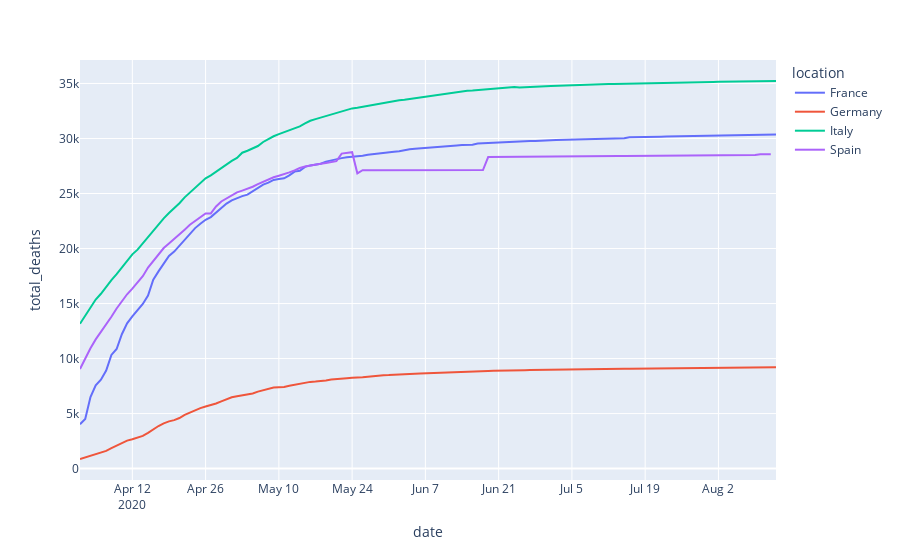

The notebook cell this image was saved under:
### Markdown cell above
1. Plot a line plot with plotly express for total deaths four the four countries (Spain, France, Germany, Italy) after April 1, 2020.

### Code cell
countries=data[data['location'].isin(['Spain', 'France', 'Germany', 'Italy'])]
countries=countries[countries['date']>'2020-04-01']

fig = px.line(countries, x="date", y="total_deaths", color='location')
fig.show()

### Figure 1 — Plotly figure (JSON) as saved in the notebook; plotly's stock layout.template omitted (floating-point values rounded to 4 significant figures; data arrays with more than 128 entries replaced by an {"elided": "..."} marker saying what was removed)
{"data": [{"hovertemplate": "location=France<br>date=%{x}<br>total_deaths=%{y}<extra></extra>", "legendgroup": "France", "line": {"color": "#636efa", "dash": "solid"}, "mode": "lines", "name": "France", "orientation": "v", "showlegend": true, "type": "scatter", "x": {"elided": "134 str values"}, "xaxis": "x", "y": {"elided": "134 int values"}, "yaxis": "y"}, {"hovertemplate": "location=Germany<br>date=%{x}<br>total_deaths=%{y}<extra></extra>", "legendgroup": "Germany", "line": {"color": "#EF553B", "dash": "solid"}, "mode": "lines", "name": "Germany", "orientation": "v", "showlegend": true, "type": "scatter", "x": {"elided": "134 str values"}, "xaxis": "x", "y": {"elided": "134 int values"}, "yaxis": "y"}, {"hovertemplate": "location=Italy<br>date=%{x}<br>total_deaths=%{y}<extra></extra>", "legendgroup": "Italy", "line": {"color": "#00cc96", "dash": "solid"}, "mode": "lines", "name": "Italy", "orientation": "v", "showlegend": true, "type": "scatter", "x": {"elided": "134 str values"}, "xaxis": "x", "y": {"elided": "134 int values"}, "yaxis": "y"}, {"hovertemplate": "location=Spain<br>date=%{x}<br>total_deaths=%{y}<extra></extra>", "legendgroup": "Spain", "line": {"color": "#ab63fa", "dash": "solid"}, "mode": "lines", "name": "Spain", "orientation": "v", "showlegend": true, "type": "scatter", "x": {"elided": "133 str values"}, "xaxis": "x", "y": {"elided": "133 int values"}, "yaxis": "y"}], "layout": {"autosize": true, "legend": {"title": {"text": "location"}, "tracegroupgap": 0}, "margin": {"t": 60}, "xaxis": {"anchor": "y", "autorange": true, "domain": [0, 1], "range": ["2020-04-02", "2020-08-13"], "title": {"text": "date"}, "type": "date"}, "yaxis": {"anchor": "x", "autorange": true, "domain": [0, 1], "range": [-1036.0, 37130.0], "title": {"text": "total_deaths"}, "type": "linear"}}}
